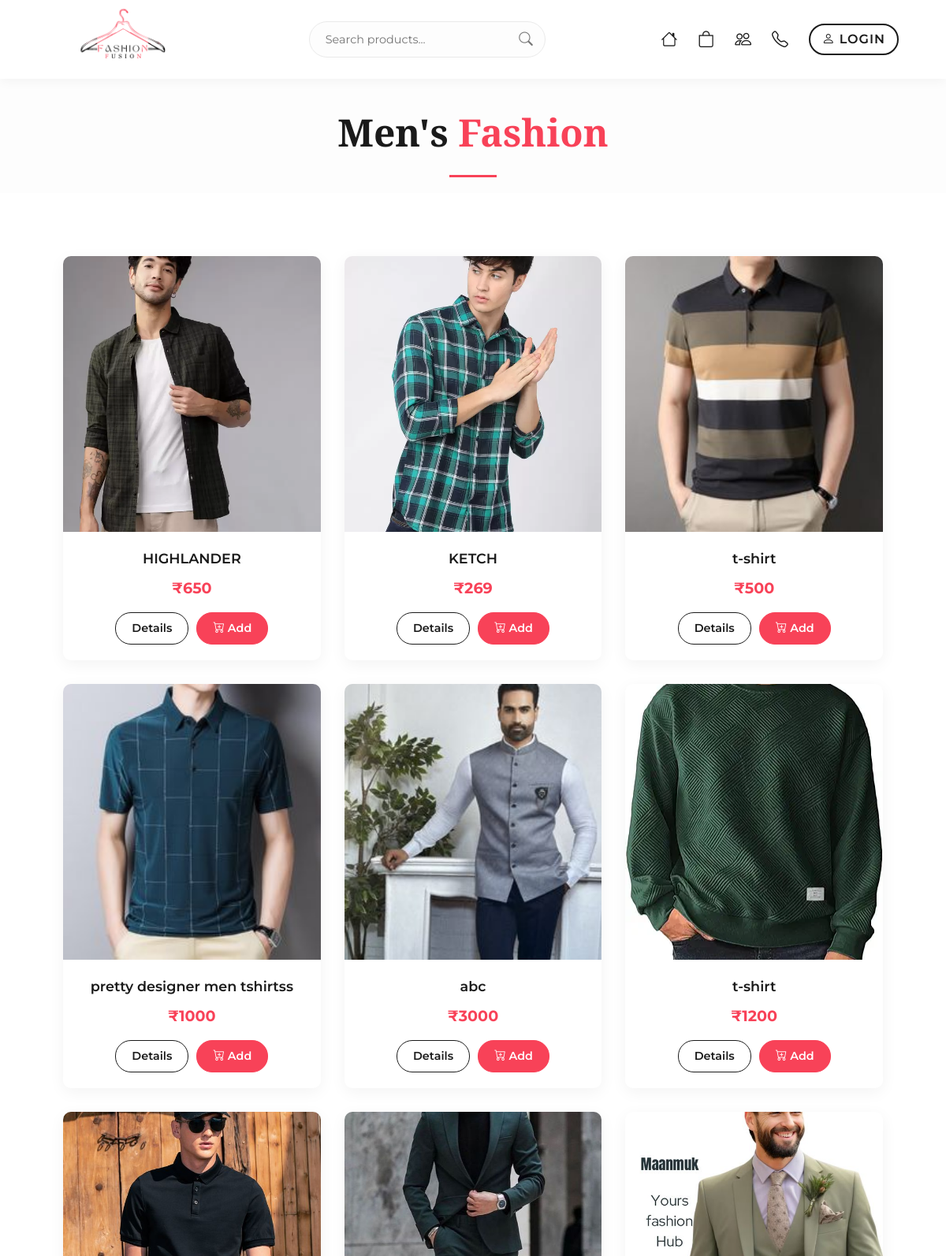
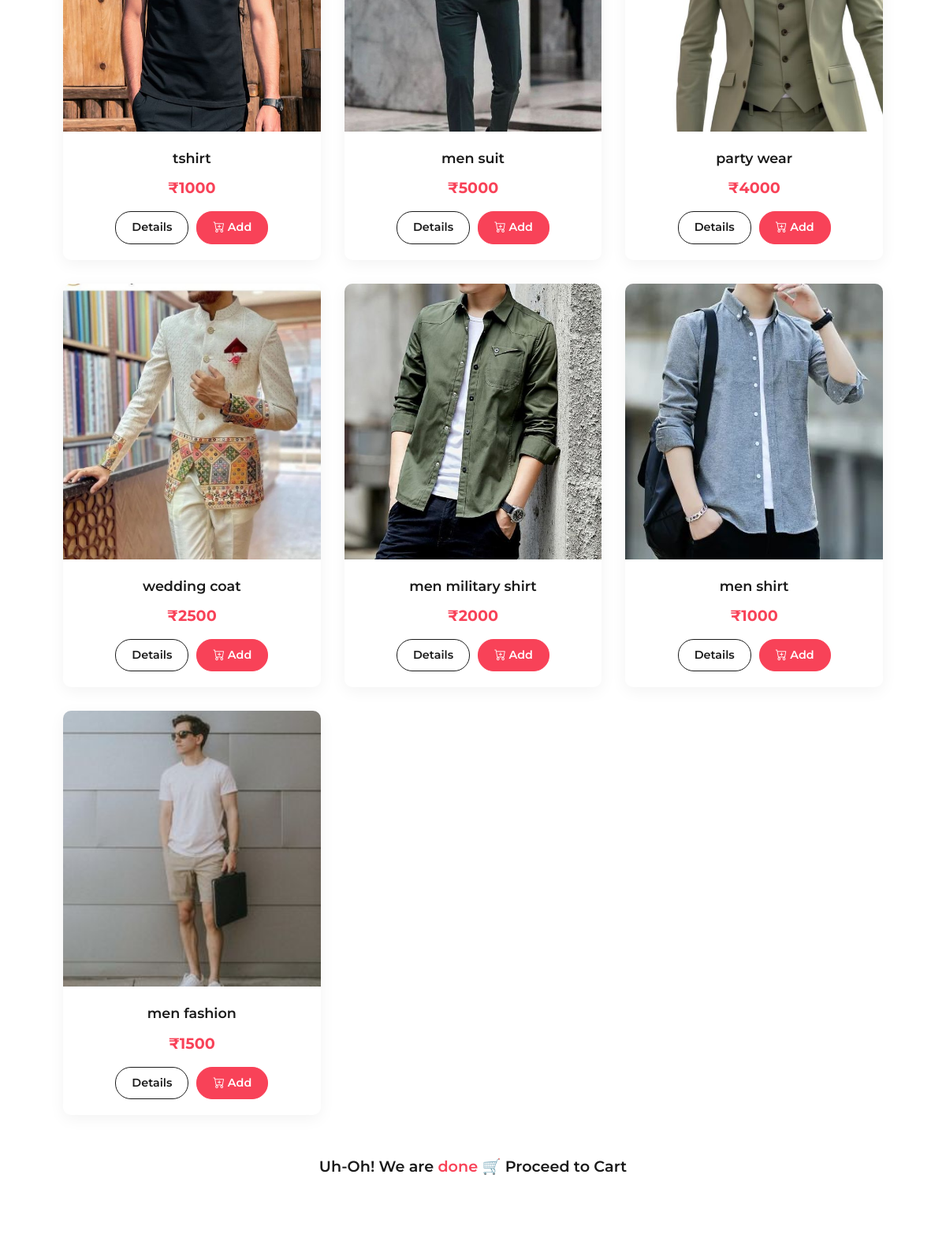
Screenshot of /man.php (upper part) with the database file from the repository (2 pictures, top to bottom).
### tables this page shows
CREATE TABLE `products_man` (
  `id` int(255) NOT NULL,
  `p_id` varchar(255) NOT NULL,
  `p_name` varchar(255) NOT NULL,
  `p_price` varchar(255) NOT NULL,
  `p_image` varchar(255) NOT NULL,
  `p_description` varchar(255) NOT NULL
);

### man.php (the view, shortened to what this page needs)
<!DOCTYPE html>
<html lang="en" dir="ltr">
<head>
    <link rel="stylesheet" href="https://cdn.jsdelivr.net/npm/bootstrap-icons@1.11.3/font/bootstrap-icons.min.css">
    <link rel="stylesheet" href="css/style.css">
</head>
<body>
    <?php @include 'header.php';?>
    <div class="page-header">
        <h1>Men's <span class="text-primary">Fashion</span></h1>
        <hr class="divider">
    </div>
    <section class="products-section">
        <div class="container">
            <div class="products-container">
                <?php
                if(isset($con)) {
                    mysqli_select_db($con, "fashionfusion");
                    $q1 = "SELECT * FROM `products_man`";
                    $result = mysqli_query($con, $q1);
                    if(mysqli_num_rows($result) > 0){
                        while($fetch_product = mysqli_fetch_assoc($result)){
                ?>
                <div class="product-card">
                    <div class="card-img-wrapper">
                        <img src="admin/uploaded_img/<?php echo htmlspecialchars($fetch_product['p_image']); ?>" alt="<?php echo htmlspecialchars($fetch_product['p_name']); ?>" onerror="this.src='images/placeholder.jpg'">
                    </div>
                    <div class="card-info">
                        <h3><?php echo htmlspecialchars($fetch_product['p_name']); ?></h3>
                        <p class="price">₹<?php echo htmlspecialchars($fetch_product['p_price']); ?></p>
                        <div class="card-actions">
                            <a href="productdetail.php?id=<?php echo $fetch_product['id']; ?>" class="btn-outline">Details</a>
                            <a href="cart.php?add=<?php echo $fetch_product['id']; ?>" class="btn-primary"><i class="bi bi-cart-plus"></i> Add</a>
                        </div>
                    </div>
                </div>
                <?php
                        }
                    } else {
                        echo "<div class='no-products'><p>No items currently available in the Men's collection. Check back soon!</p></div>";
                    }
                } else {
                    echo "<p>Database connection error.</p>";
                }
                ?>
            </div>
            <div class="end-message" style="text-align: center; margin-top: 50px; padding-bottom: 20px;">
                <a href="cart.php" style="color: var(--text-dark); font-size: 1.2rem; font-weight: 600;">
                    Uh-Oh! We are <span class="text-primary">done</span> 🛒 Proceed to Cart
                </a>
            </div>
        </div>
    </section>
</body>
</html>

### css/style.css (style rules this page uses)
:root { --primary-color: #f84258; --text-dark: #1a1a1a; --text-light: #777; --bg-light: #fdfdfd; --font-heading: 'Playfair Display', serif; --font-body: 'Montserrat', sans-serif; }
* { margin: 0; padding: 0; box-sizing: border-box; }
body { font-family: var(--font-body); background-color: var(--bg-light); color: var(--text-dark); line-height: 1.6; padding-top: 70px; }
a { text-decoration: none; color: inherit; transition: all 0.3s ease; }
.products-section { padding: 80px 5%; background-color: #fff; }
.divider { width: 60px; height: 3px; background-color: var(--primary-color); border: none; margin: 15px auto 0; }
.products-container { display: grid; grid-template-columns: repeat(auto-fit, minmax(280px, 1fr)); gap: 30px; }
.product-card { background: #fff; border-radius: 10px; overflow: hidden; box-shadow: 0 5px 20px rgba(0,0,0,0.05); transition: transform 0.3s ease; }
.card-img-wrapper { height: 350px; overflow: hidden; }
.card-img-wrapper img { width: 100%; height: 100%; object-fit: cover; transition: transform 0.5s ease; }
.card-info { padding: 20px; text-align: center; }
.card-info h3 { font-size: 1.1rem; font-weight: 600; margin-bottom: 8px; }
.card-info .price { color: var(--primary-color); font-weight: 700; font-size: 1.2rem; margin-bottom: 15px; }
.btn-outline { display: inline-block; padding: 8px 20px; border: 1px solid var(--text-dark); color: var(--text-dark); border-radius: 20px; font-size: 0.9rem; font-weight: 600; }
.page-header { text-align: center; padding: 60px 20px 20px; }
.page-header h1 { font-family: var(--font-heading); font-size: 3rem; color: var(--text-dark); }
.text-primary { color: var(--primary-color); }
.container { max-width: 1200px; margin: 0 auto; padding: 0 20px; }
.card-actions { display: flex; justify-content: center; gap: 10px; margin-top: 15px; }
.btn-primary { display: inline-block; padding: 8px 20px; background: var(--primary-color); color: #fff; border: 1px solid var(--primary-color); border-radius: 20px; font-size: 0.9rem; font-weight: 600; }

### rows the page displays
products_man: p_image (picture), p_name "HIGHLANDER", p_price "650"
products_man: p_image (picture), p_name "KETCH", p_price "269"
products_man: p_image (picture), p_name "t-shirt", p_price "500"
products_man: p_image (picture), p_name "pretty designer men tshirtss", p_price "1000"
products_man: p_image (picture), p_name "abc", p_price "3000"
products_man: p_image (picture), p_name "t-shirt", p_price "1200"
products_man: p_image (picture), p_name "tshirt", p_price "1000"
products_man: p_image (picture), p_name "men suit", p_price "5000"
products_man: p_image (picture), p_name "party wear", p_price "4000"
products_man: p_image (picture), p_name "wedding coat", p_price "2500"
products_man: p_image (picture), p_name "men military shirt", p_price "2000"
products_man: p_image (picture), p_name "men shirt", p_price "1000"
products_man: p_image (picture), p_name "men fashion", p_price "1500"
